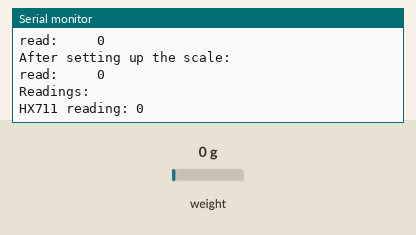
The program below on a simulated ESP32. On the bench: the last lines printed to the serial monitor. Inputs (shaded band) come from the test bench; at power-on: weight on the scale 0 g.

Above: at 2.4 s.
2.5 s: weight on the scale set to 100 g
At 2.5 s:
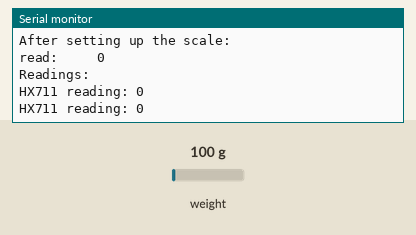
4.0 s: weight on the scale set to 1250 g
At 5.5 s:
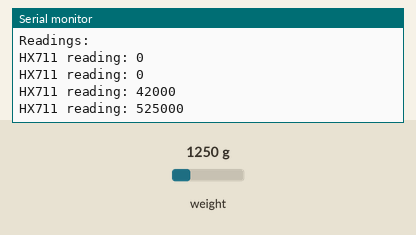
Timing chart, 0 to 7.0 s (numbered marks = the images above; inputs shaded):
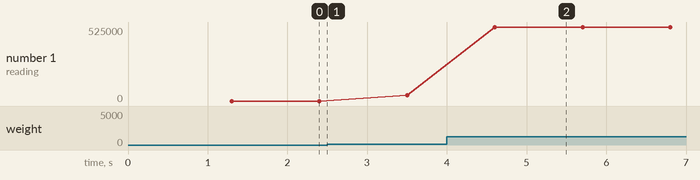

Measured:
- after the input at 4.0 s, the serial monitor: prints a new line after 0.60 s (image 2)
- plotted number 1: 0 → 42000 after the input at 2.5 s, 42000 → 525000 after the input at 4.0 s

The program:

main.cpp
```cpp
#include <Arduino.h>
#include "HX711.h"

// HX711 circuit wiring
const int LOADCELL_DOUT_PIN = 16;
const int LOADCELL_SCK_PIN = 17;

HX711 scale;

void setup()
{
  Serial.begin(115200);
  Serial.println("HX711 Demo");

  scale.begin(LOADCELL_DOUT_PIN, LOADCELL_SCK_PIN);

  Serial.println("Before setting up the scale:");
  Serial.print("read: \t\t");
  Serial.println(scale.read()); // print a raw reading from the ADC

  scale.set_scale(); // Reset the scale to 1
  scale.tare();      // Reset the scale to 0

  Serial.println("After setting up the scale:");
  Serial.print("read: \t\t");
  Serial.println(scale.read()); // print a raw reading from the ADC

  Serial.println("Readings:");
}

void loop()
{
  if (scale.is_ready())
  {
    long reading = scale.read();
    Serial.print("HX711 reading: ");
    Serial.println(reading);
  }
  else
  {
    Serial.println("HX711 not found.");
  }

  delay(1000);
}
```
